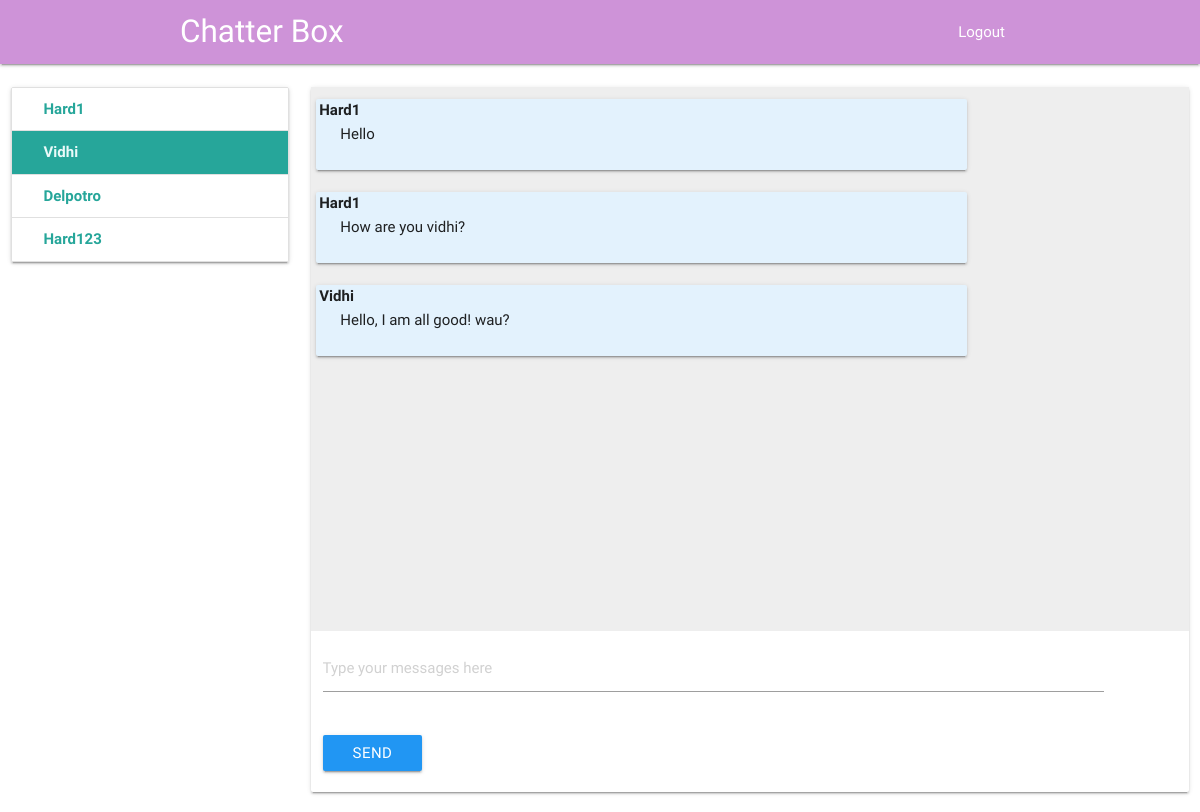
The app's page /chat/16/19/ (signed in) with its own data.
### chat/models.py (models this page shows)
class Message(models.Model):
    sender = models.ForeignKey(User, on_delete=models.CASCADE, related_name='sender')
    receiver = models.ForeignKey(User, on_delete=models.CASCADE, related_name='receiver')
    message = models.CharField(max_length=1200)
    timestamp = models.DateTimeField(auto_now_add=True)
    is_read = models.BooleanField(default=False)
    def __str__(self):
        return self.message
    class Meta:
        ordering = ('timestamp',)

### chat/views.py (the view)
# urls.py: path('chat/<int:sender>/<int:receiver>/', views.message_view, name='chat'),
def message_view(request, sender, receiver):
    if not request.user.is_authenticated:
        return redirect('index')
    if request.method == "GET":
        return render(request, "chat/messages.html",
                      {'users': User.objects.exclude(username=request.user.username),
                       'receiver': User.objects.get(id=receiver),
                       'messages': Message.objects.filter(sender_id=sender, receiver_id=receiver) |
                                   Message.objects.filter(sender_id=receiver, receiver_id=sender)})

### templates/chat/messages.html (shortened to what this page needs)
{% extends 'chat/chat.html' %}
{% block messages %}
    {% for message in messages %}
    {% if message.sender == request.user %}
<div class="card-panel right" style="width: 75%; position: relative">
    <div style="position: absolute; top: 0; left:3px; font-weight: bolder" class="title">{{ request.user.username }}</div>
    {{ message }}
</div>
    {% else %}
<div class="card-panel left blue lighten-5" style="width: 75%; position: relative">
    <div style="position: absolute; top: 0; left:3px; font-weight: bolder" class="title">{{ message.sender }}</div>
    {{ message }}
</div>
    {% endif %}
    {% endfor %}
{% endblock %}

### templates/chat/chat.html (shortened to what this page needs)
{% extends 'chat/index.html' %}
{% block body %}
<nav class="purple lighten-3">
    <div class="nav-wrapper container">
      <a href="#" class="brand-logo">Chatter Box</a>
      <ul id="nav-mobile" class="right hide-on-med-and-down">
          <li><a href="{% url 'logout' %}">Logout</a></li>
      </ul>
    </div>
</nav>
    <div class="section" style="height: 80vh">
    <div class="row">
        <div class="col s3">
        <div class="card">
            <div class="collection">
                {% for user in users %}
                <a href="{% url 'chat' request.user.id user.id %}" id="user{{ user.id }}" class="collection-item row">
                    <div class="col s8">
                    <span class="title" style="font-weight: bolder">{{ user.username }}</span>
                    </div>
                </a>
                {% endfor %}
            </div>
        </div>
        </div>
        <div class="col s9">
            <div class="card">
            <div id="board" class="section grey lighten-3" style="height: 68vh; padding: 5px; overflow-y: scroll">
                {% block messages %}
                {% endblock %}
            </div>
            <form id="chat-box" class="form-group {% block hide %}hide{% endblock %}" method="post">
                <div class="row">
                    <div class="col s11">
                        <div class="input-field">
                            <input id="id_message" name="message" type="text" placeholder="Type your messages here">
                        </div>
                    </div>
                    <div class="col s2" style="line-height: 80px">
                        <button class="btn blue waves-effect waves-light pull-s12">Send</button>
                    </div>
                </div>
            </form>
            </div>
        </div>
    </div>
    </div>
    {% load static %}
{% endblock %}

### records on screen
Message: sender "Hard1", message "Hello"
Message: sender "Hard1", message "How are you vidhi?"
Message: sender "Vidhi", message "Hello, I am all good! wau?"

### other values on screen
{{ user.username }} "Hard1"
{{ user.username }} "Vidhi"
{{ user.username }} "Delpotro"
{{ user.username }} "Hard123"
